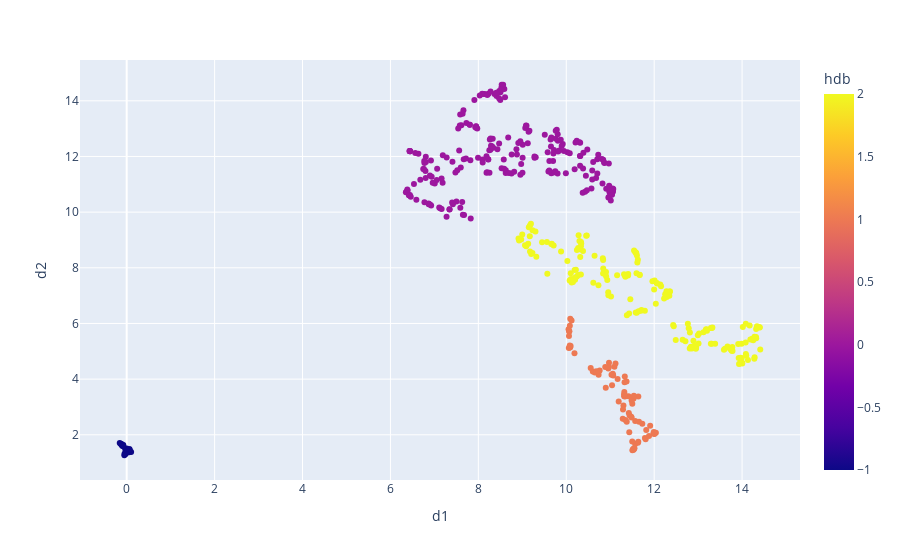

The notebook cell saved with this chart:
### Code cell
from hdbscan import HDBSCAN

clusterer = HDBSCAN(min_samples=20, cluster_selection_epsilon=1) 
clusterer.fit(mod.embedding_)

out["hdb"] = clusterer.labels_
px.scatter(out, x="d1", y="d2", color="hdb")

### Figure 1 — Plotly figure (JSON) as saved in the notebook; plotly's stock layout.template omitted (floating-point values rounded to 4 significant figures; data arrays with more than 128 entries replaced by an {"elided": "..."} marker saying what was removed)
{"data": [{"hovertemplate": "d1=%{x}<br>d2=%{y}<br>hdb=%{marker.color}<extra></extra>", "legendgroup": "", "marker": {"color": {"elided": "501 int values"}, "coloraxis": "coloraxis", "symbol": "circle"}, "mode": "markers", "name": "", "orientation": "v", "showlegend": false, "type": "scatter", "x": {"elided": "501 float values"}, "xaxis": "x", "y": {"elided": "501 float values"}, "yaxis": "y"}], "layout": {"coloraxis": {"colorbar": {"title": {"text": "hdb"}}, "colorscale": [[0, "#0d0887"], [0.1111, "#46039f"], [0.2222, "#7201a8"], [0.3333, "#9c179e"], [0.4444, "#bd3786"], [0.5556, "#d8576b"], [0.6667, "#ed7953"], [0.7778, "#fb9f3a"], [0.8889, "#fdca26"], [1, "#f0f921"]]}, "legend": {"tracegroupgap": 0}, "margin": {"t": 60}, "xaxis": {"anchor": "y", "domain": [0, 1], "title": {"text": "d1"}}, "yaxis": {"anchor": "x", "domain": [0, 1], "title": {"text": "d2"}}}}
